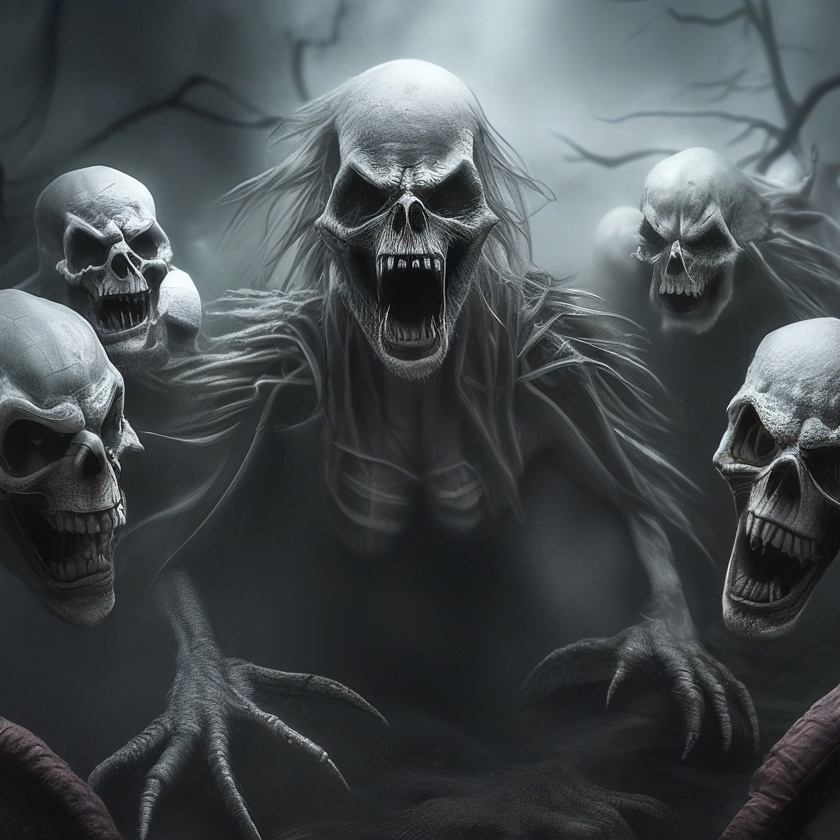
#> input picture Image.jpg, 840 x 840 px, shrunk from 1024 x 1024 before the run
$ python main.py   (older library calls are emulated)
#> lines starting #> are read from the running program, lines starting #| are printed output that depends on the picture
from PIL import Image, ImageDraw, ImageFont

def add_watermark(input_image_path, output_image_path, watermark_text):
#> called with input_image_path = 'Image.jpg', output_image_path = 'Terrond.jpg', watermark_text = 'TERROND'
    original = Image.open(input_image_path).convert('RGBA')
    txt = Image.new('RGBA', original.size, (255, 255, 255, 0))

    try:
        font = ImageFont.truetype('arial.ttf', 40)
    except IOError:
        font = ImageFont.load_default()

    draw = ImageDraw.Draw(txt)
    width, height = original.size
#> width = 840; height = 840

    if hasattr(draw, 'textbbox'):
        text_bbox = draw.textbbox((0, 0), watermark_text, font=font)
#> text_bbox = (-1, 8, 198, 38)
        text_width = text_bbox[2] - text_bbox[0]
#> text_width = 199
        text_height = text_bbox[3] - text_bbox[1]
#> text_height = 30
    else:
        text_width, text_height = draw.textsize(watermark_text, font=font)

    position = (width - text_width - 40, height - text_height - 40)
#> position = (601, 770)

    draw.text(position, watermark_text, fill=(255, 255, 255, 128), font=font)

    watermarked = Image.alpha_composite(original, txt)
    watermarked.show()

    watermarked.convert('RGB').save(output_image_path, 'JPEG')
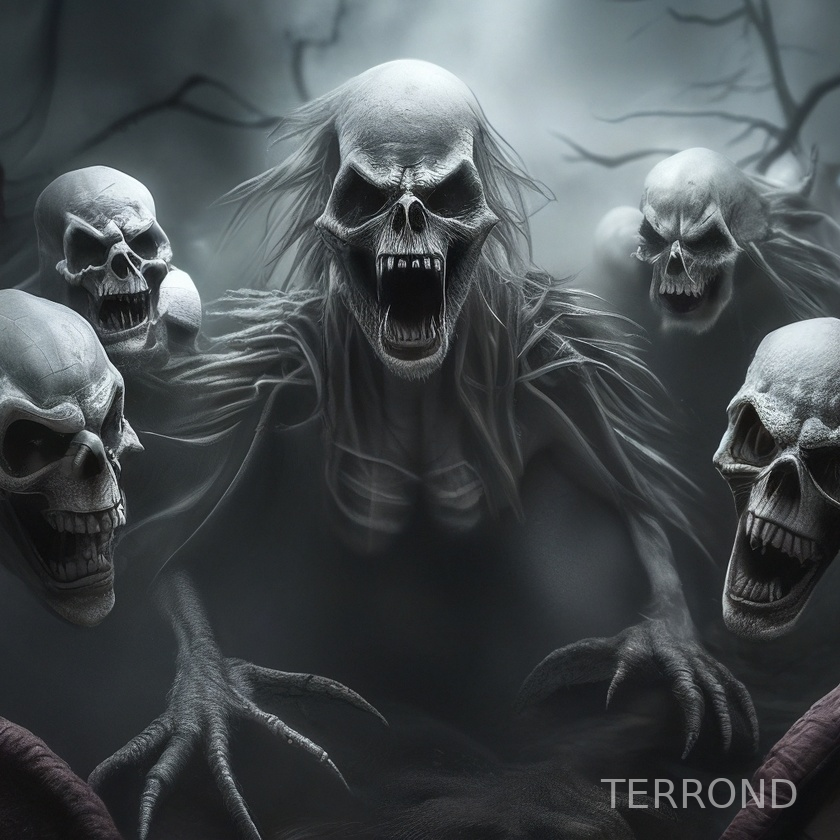
#> saved as Terrond.jpg: PIL image 840x840 RGB; mean R, G, B 70.8, 76.5, 79.3

add_watermark('Image.jpg', 'Terrond.jpg', 'TERROND')
